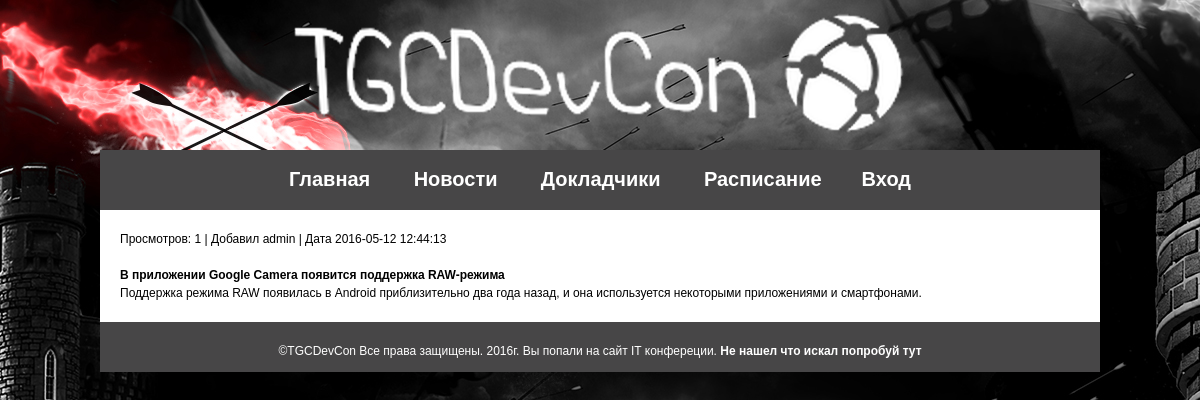
Page /news/material/id/12 on the committed database.
### tables this page shows
CREATE TABLE IF NOT EXISTS `news` (
  `id` int(11) NOT NULL AUTO_INCREMENT,
  `name` tinytext NOT NULL,
  `cat` int(11) NOT NULL,
  `read` int(11) NOT NULL,
  `added` varchar(20) NOT NULL,
  `text` text NOT NULL,
  `date` datetime NOT NULL,
  `active` int(11) NOT NULL DEFAULT '1',
  PRIMARY KEY (`id`)
);

### module/news/material.php (the view, shortened to what this page needs)
<?
$Param['id'] += 0;
$Row = mysqli_fetch_assoc(mysqli_query($CONNECT, 'SELECT `name`, `added`, `date`, `read`, `text`, `active` FROM `news` WHERE `id` = '.$Param['id']));
?>
<body>
<div class="wrapper">
	<div class="header"></div>
	<div class="content">
		<div class="Page">
			<?php
			echo 'Просмотров: '.($Row['read'] + 1).' | Добавил '.$Row['added'].' | Дата '.$Row['date'].' '.$EDIT.'<br><br><b>'.$Row['name'].'</b><br>'.$Row['text'];
			?>
		</div>
	</div>
</div>
</body>
</html>

### resource/style.css (style rules this page uses)
* { margin: 0; padding: 0 }
body { font: 12px/18px Arial, sans-serif; width: 100%; background: #000000 url(/resource/img/bg.jpg) top center no-repeat }
.wrapper { width: 1000px; margin: 0 auto; }
.header { width: 1000px; height: 150px; background: url(/resource/img/logo.png) center 100% no-repeat; }
.content { width :1000px; min-height: auto; background: #fff; }
.Page { padding: 20px; }

### rows in the picture
news: $Row['read'] + 1 "1", added "admin", date "2016-05-12 12:44:13", name "В приложении Google Camera появится поддержка RAW-режима", text "Поддержка режима RAW появилась в Android приблизительно два года назад, и она используется некоторыми приложениями и смартфонами."
